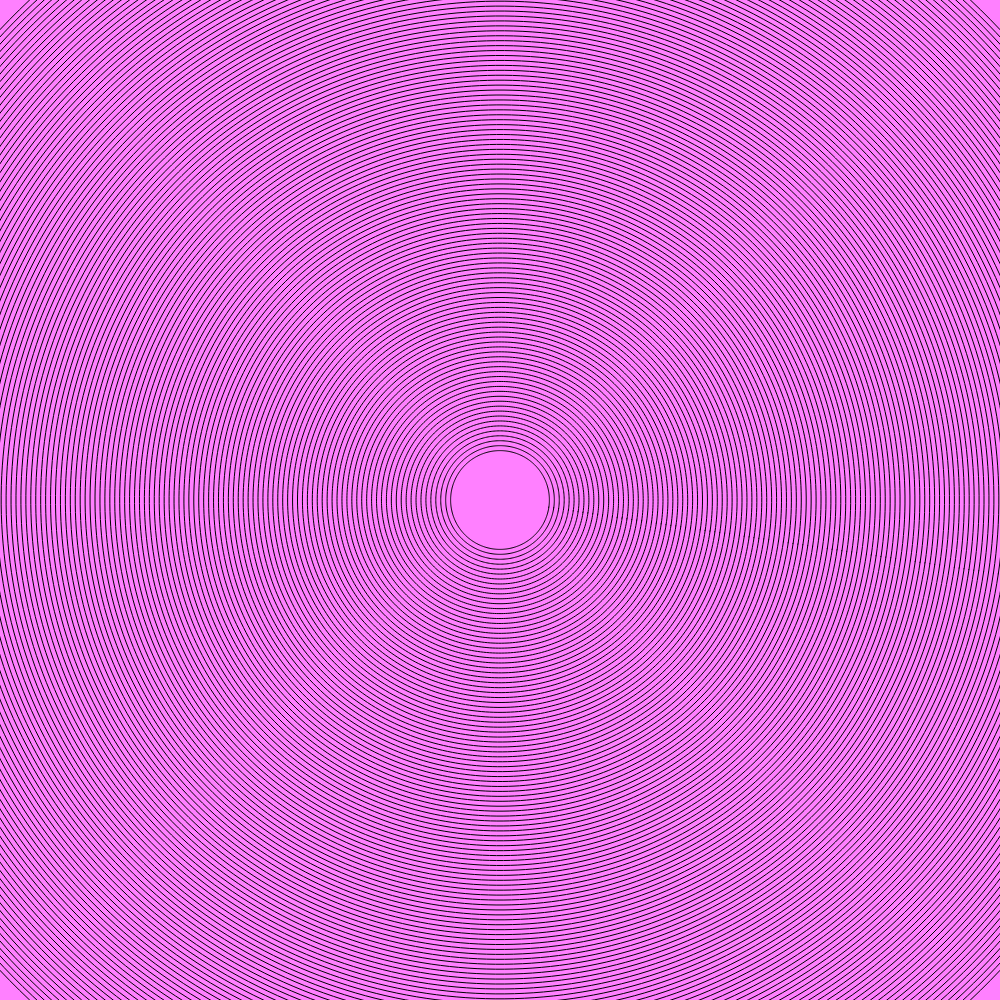
Frame 1 (no input)
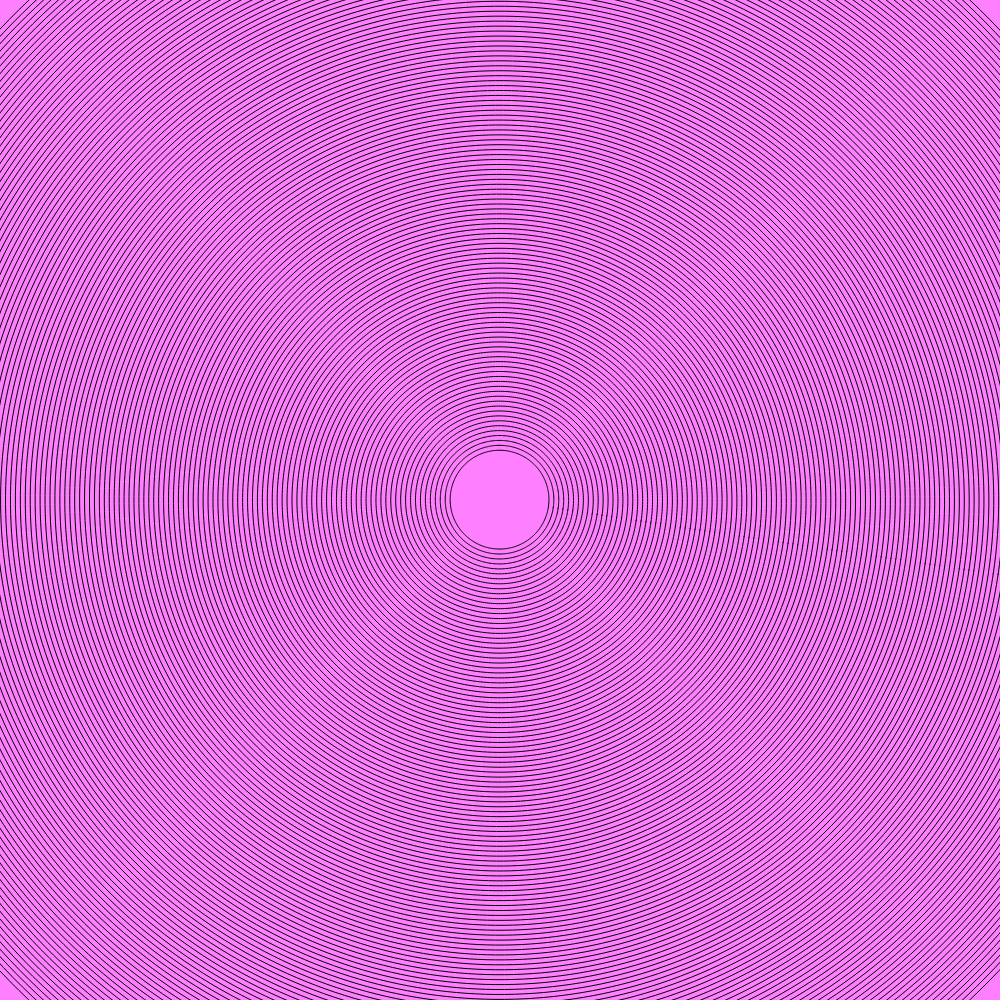
Frame 60 (no input)
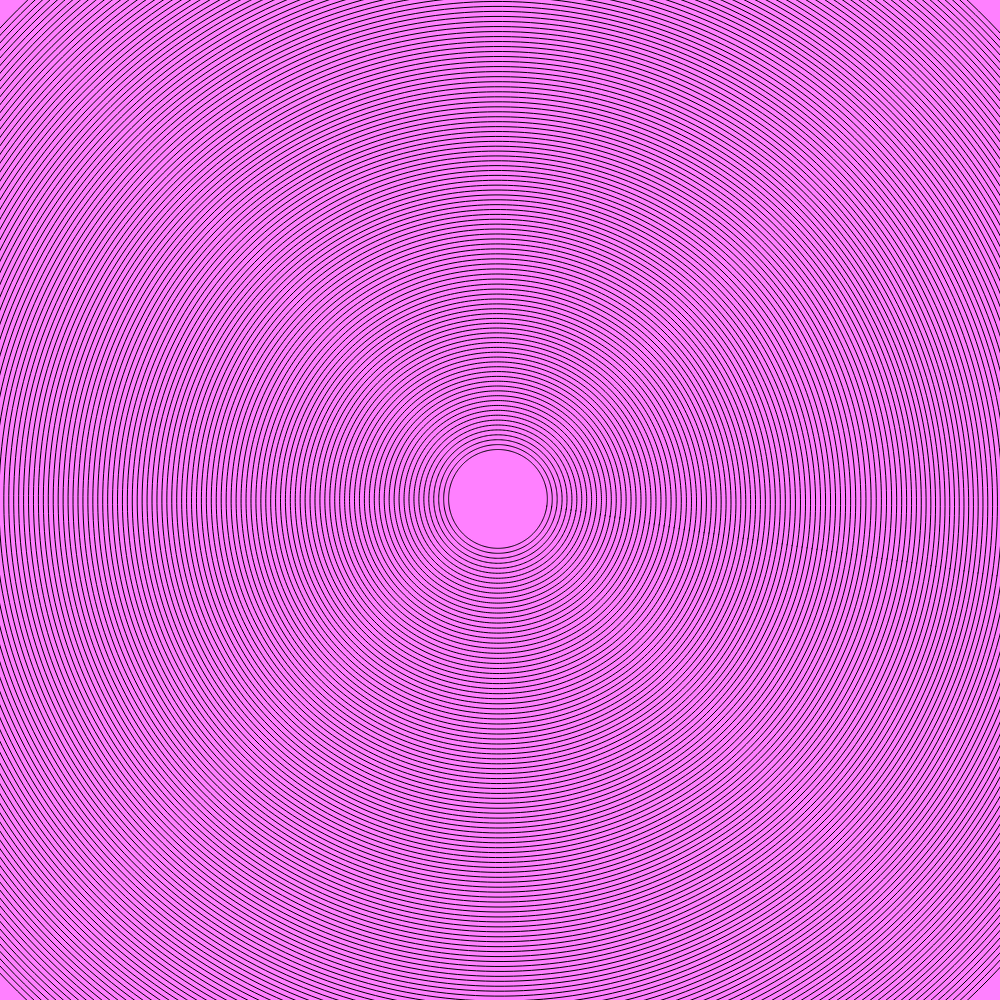
Frame 120 (the mouse pressed at the canvas centre since frame 60)

The p5.js sketch that drew these frames (run headless with seeded random() and noise() and a simulated clock; from frame 60 on, the mouse is pressed at the canvas centre):

// p5.js sketch
// ── sketch.js

function setup() {
  //createCanvas(window.innerWidth, window.innerHeight);
  createCanvas(window.innerHeight, window.innerHeight);
  colorMode(HSB, 360, 100, 100, 1.0);
}
function draw() {
  background(300, 50, 100); // white background
  noFill(); // no fill
  stroke(0, 0, 0); // black stroke
  strokeWeight(w(0.001)); // light stroke weight

  for (let radius = 0.05; radius < 0.7; radius += 0.005) {
    const circle = makeCircle(20, radius);
    const distortedCircle = distortPolygon(circle);
    const smoothCircle = chaikin(distortedCircle, 4);

    beginShape();
    smoothCircle.forEach(point => {
      vertex(w(point[0]), h(point[1]));
    });
    endShape(CLOSE);
  }
}

function distortPolygon(polygon) {
  return polygon.map(point => {
    const x = point[0];
    const y = point[1];
    const distance = dist(0.5, 0.5, x, y);
    const z = frameCount / 500;
    const z2 = frameCount / 200;

    const noiseFn = (x, y) => {
      const noiseX = (x + 0.31) * distance * 2;
      const noiseY = (y - 1.73) * distance * 2;
      return noise(noiseX, noiseY, z);
    };

    const theta = noiseFn(x, y) * Math.PI * 2;

    const amountToNudge = 0.08 - (Math.cos(z) * 0.08);
    const newX = x + (amountToNudge * Math.cos(theta));
    const newY = y + (amountToNudge * Math.sin(theta));

    return [newX, newY];
  });
}

function makeCircle(numSides, radius) {
  const points = [];
  const radiansPerStep = (Math.PI * 2) / numSides;
  for (let theta = 0; theta < Math.PI * 2; theta += radiansPerStep) {
    const x = 0.5 + radius * Math.cos(theta);
    const y = 0.5 + radius * Math.sin(theta);

    points.push([x, y]);
  }
  return points;
}

function w(val) {
  if (val == null) return width;
  return width * val;
}

function h(val) {
  if (val == null) return height;
  return height * val;
}

function chaikin(arr, num) {
  if (num === 0) return arr;
  const l = arr.length;
  const smooth = arr.map((c, i) => {
    return [[0.75 * c[0] + 0.25 * arr[(i + 1) % l][0],
    0.75 * c[1] + 0.25 * arr[(i + 1) % l][1]],
    [0.25 * c[0] + 0.75 * arr[(i + 1) % l][0],
    0.25 * c[1] + 0.75 * arr[(i + 1) % l][1]]];
  }).flat();
  return num === 1 ? smooth : chaikin(smooth, num - 1)
}
